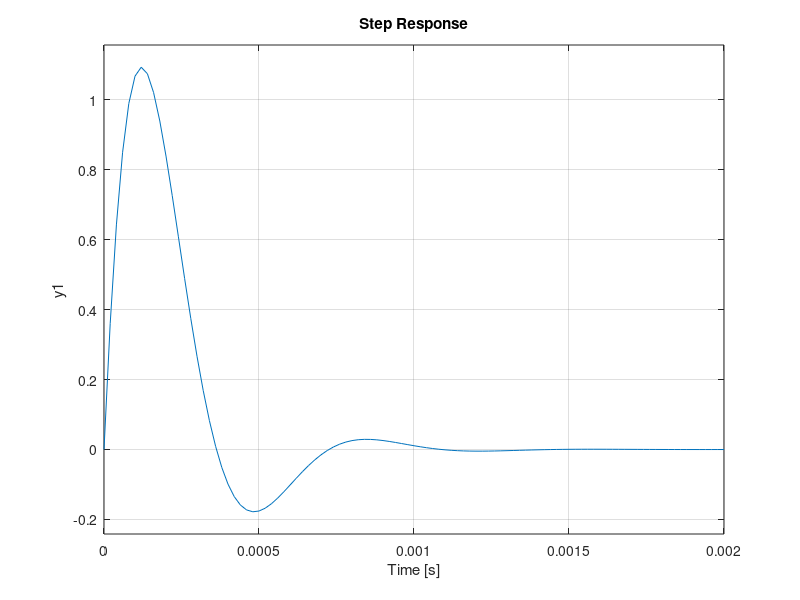

Write the MATLAB code that produced this figure. (Note: this script raises an error after producing the figure.)
%% exercicio 28
R=10;
L=1e-3;
C=10e-6;


% definicao da funçao transferencia
s = tf ([1 0], 1)
Gs = (s/(R*C))/(s^2 +s/(R*C)+1/(L*C))

%% 28.c
step (2*Gs)

%% 28.d

u=@(t) t>=0;%definiçao do degrau unitario
mu=@(t) u(t)+u(t-0.5e-3)-2*u(t-1e-3);%definicao da soma e subtracao do vetor unitario ou seja os steps
lsim(Gs, mu(t) ,t)%simulacao com base na funcao transferencia e o sinal
%% 28.e
h=1e-6

f=[100 1e3 1.6e3 3e3 16e3]
M = zeros (numel(f),1)
for I=1:numel(f)
t=0:h:10/(f(I)-h)
mu2=@(t) sin(2*pi*f*t);% definicaao da sinusoide de entrada
Y=lsim(Gs, mu2(t) ,t)%simulacao com base na funcao transferencia e o sinal sinusoidal
M(I)=max(Y(t>=9/f(I)));
%susbplot (numel(f), 1, I)
%plot(t,y,t, mu2(t))
end

semilogx(f, 20*log10(M), '*-')
grid
xlabel('f(HZ)');
ylabel('|G(j2\pi f|_dB');